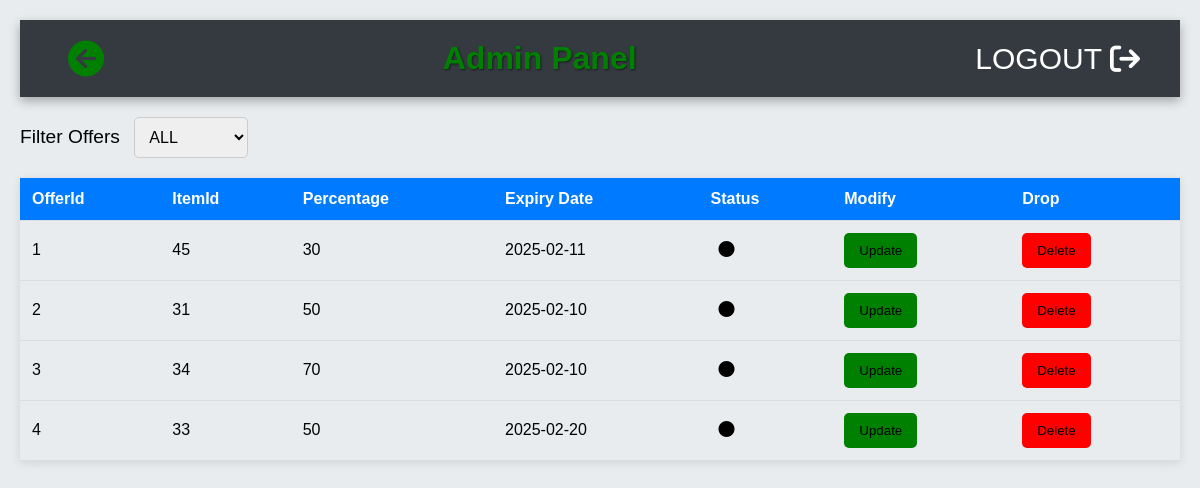
Page /admin/viewoffers.php on the committed database.
### tables this page shows
CREATE TABLE `offer` (
  `offerid` int(11) NOT NULL,
  `itemid` int(11) NOT NULL,
  `percentage` int(2) NOT NULL,
  `enddate` date NOT NULL
);

### admin/viewoffers.php (the view, shortened to what this page needs)
<!DOCTYPE html>
<html>
<head>
<link rel="stylesheet" href="table.css">
<link rel="stylesheet" href="https://cdnjs.cloudflare.com/ajax/libs/font-awesome/6.5.1/css/all.min.css">
<link rel="stylesheet" href="https://cdnjs.cloudflare.com/ajax/libs/font-awesome/6.5.1/css/all.min.css">
<link rel="stylesheet" href="adminheader.css">
</head>
<body>
<div style='margin-bottom:20px;' class="navbar" >
<a href="admin.php" style="text-decoration:none;"><div class="arrow-left-div">
<i style='color:green;' class="fa-solid fa-circle-arrow-left"></i>
</div></a>
<div style='color:green; '  class="admin-panel">Admin Panel</div>
<a href="../logout.php" style='text-decoration:none; color:white'><div class="logout-icon">
LOGOUT<i class="fa-solid fa-arrow-right-from-bracket"></i>
</div></a>
</div>
<form action="updateoffers.php" method="post" name="myform">
<label for="offer-status">Filter Offers</label>
<select name='offer-status' onchange='f()'>
<option value=''<?php if(isset($_POST['offer-status'])){if($_POST['offer-status']==''){echo 'selected';}} ?>>ALL</option>
</select>
<?php
include("connectdb.php");
if(isset($_POST['offer-status'])){
if($_POST['offer-status']==''){
    $sql="SELECT * from offer";
$result=mysqli_query($conn,$sql);
}
else if($_POST['offer-status']=='1'){
    $sql="SELECT * from offer where enddate>=CURDATE()";
    $result=mysqli_query($conn,$sql);
}
else if($_POST['offer-status']=='0'){
    $sql="SELECT * from offer where enddate<CURDATE()";
    $result=mysqli_query($conn,$sql);
}
}
else{
$sql="SELECT * from offer";
$result=mysqli_query($conn,$sql);
}
echo "<table>";
echo "<tr><th>OfferId</th><th>ItemId</th><th>Percentage</th><th>Expiry Date</th><th>Status</th><th>Modify</th><th>Drop</th><tr>";
while($data=mysqli_fetch_array($result)){
    if(date('Y-m-d')<=$data['enddate']){
echo "<tr>
<td>".$data['offerid']."</td>
<td>".$data['itemid']."</td>
<td>".$data['percentage']."</td>
<td>".$data['enddate']."</td>
<td><i class='fa-solid fa-circle' style='color: #20f005;'></i></td>
<td><Button type='submit' style='background-color:green;' name='myupdatebtn' value='".$data['offerid']."'>Update</Button></td>
<td><Button type='submit' style='background-color:red;' name='mydeletebtn' value='".$data['offerid']."'>Delete</td>
</tr>";
    }
    else{
        echo "<tr>
        <td>".$data['offerid']."</td>
        <td>".$data['itemid']."</td>
        <td>".$data['percentage']."</td>
        <td>".$data['enddate']."</td>
        <td><i class='fa-solid fa-circle' style='color:rgb(0, 0, 0);'></i></td>
        <td><Button type='submit' style='background-color:green;' name='myupdatebtn' value='".$data['offerid']."'>Update</Button></td>
        <td><Button type='submit' style='background-color:red;' name='mydeletebtn' value='".$data['offerid']."'>Delete</td>
        </tr>";
            }
}
?>
</form>
</body>
</html>

### admin/table.css (style rules this page uses)
body { font-family: Arial, sans-serif; background-color: #f4f4f4; margin: 0; padding: 20px; }
form { margin-bottom: 20px; }
label { font-size: 1.2em; margin-right: 10px; }
select { padding: 10px; font-size: 1em; border: 1px solid #ccc; border-radius: 5px; transition: border-color 0.3s; }
table { width: 100%; border-collapse: collapse; margin-top: 20px; box-shadow: 0 2px 10px rgba(0, 0, 0, 0.1); transition: transform 0.3s; }
th, td { padding: 12px; text-align: left; border-bottom: 1px solid #ddd; transition: background-color 0.3s; }
th { background-color: #007BFF; color: white; }
button { padding: 10px 15px; border: none; border-radius: 5px; color: black; cursor: pointer; transition: background-color 0.3s, transform 0.3s; }

### admin/adminheader.css (style rules this page uses)
* { margin: 0; padding: 0; box-sizing: border-box; }
body { font-family: 'Arial', sans-serif; background-color: #e9ecef; }
.navbar { display: flex; justify-content: space-between; align-items: center; background-color: #343a40; color: white; padding: 20px 40px; box-shadow: 0 4px 10px rgba(0, 0, 0, 0.3); }
.arrow-left-div { cursor: pointer; display: flex; align-items: center; font-size: 36px; position: relative; transition: color 0.3s ease, transform 0.3s ease; }
.logout-icon { cursor: pointer; display: flex; align-items: center; font-size: 30px; position: relative; transition: color 0.3s ease, transform 0.3s ease; }
.arrow-left-div::after, .logout-icon::after { content: ''; position: absolute; left: 0; right: 0; bottom: -5px; height: 3px; background-color: transparent; transition: background-color 0.3s ease; }
.admin-panel { font-size: 32px; font-weight: bold; text-align: center; flex-grow: 1; color: #ffc107; text-shadow: 1px 1px 2px rgba(0, 0, 0, 0.5); }
i { margin-left: 8px; }

### rows in the picture
offer: offerid "1", itemid "45", percentage "30", enddate "2025-02-11"
offer: offerid "2", itemid "31", percentage "50", enddate "2025-02-10"
offer: offerid "3", itemid "34", percentage "70", enddate "2025-02-10"
offer: offerid "4", itemid "33", percentage "50", enddate "2025-02-20"
